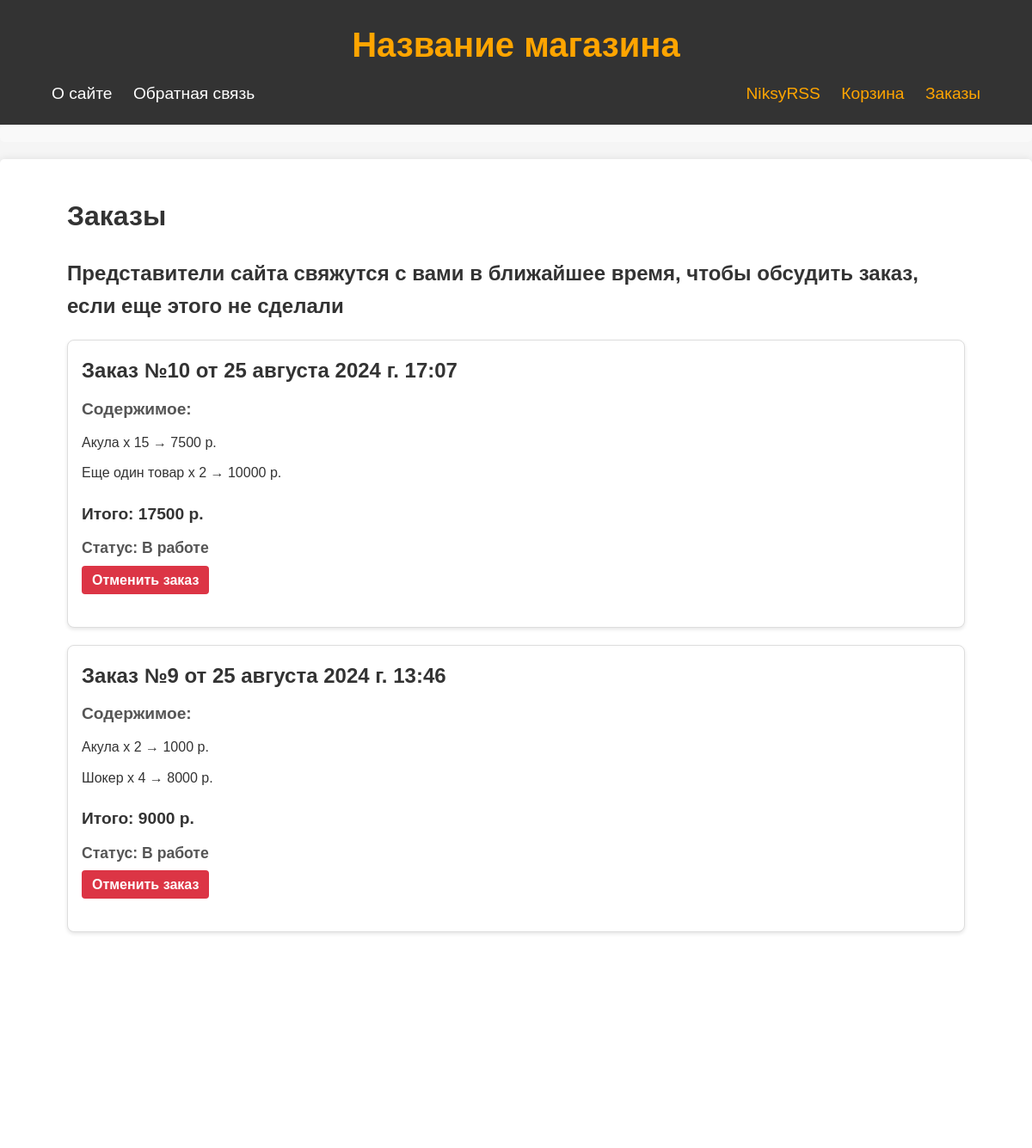
The page /orders/ (signed in, upper part) on the database as committed earlier.
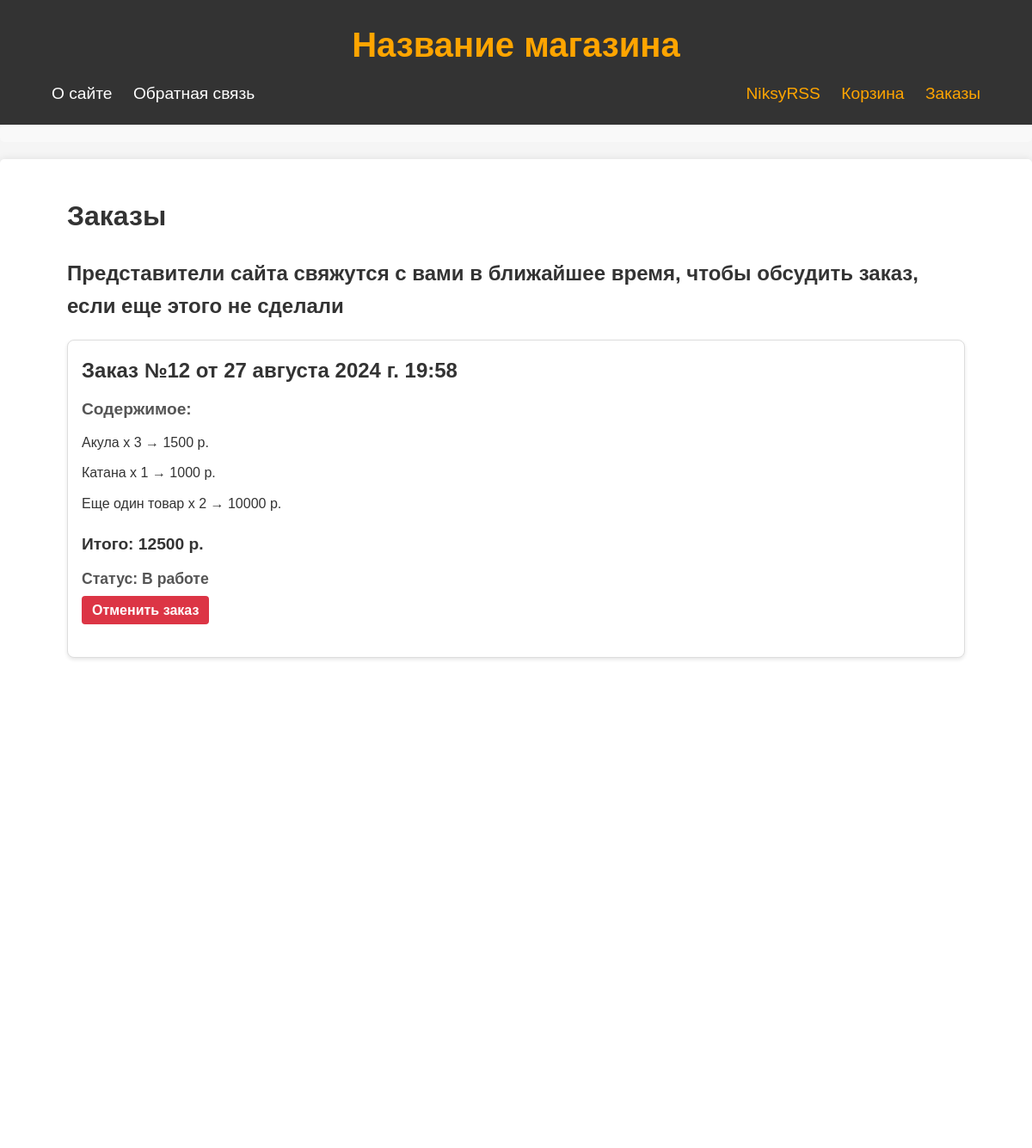
The same page on the database as committed later.
### justsite/models.py (models this page shows, shortened)
class Order(models.Model):
    class Status(models.IntegerChoices):
        ONTHEJOB = 0, 'В работе'
        READYTOGO = 1, 'Готов к выдаче'
        FINISHED = 2, 'Выдан'
    user = models.ForeignKey(get_user_model(), on_delete=models.CASCADE, related_name='user_orders',
                             verbose_name="Пользователь")
    item = models.ManyToManyField(Items, related_name='order_item')
    time_create = models.DateTimeField(auto_now_add=True, verbose_name="Время создания")
    status = models.IntegerField(choices=Status.choices, default=Status.ONTHEJOB, verbose_name="Статус")
    order_sum = models.IntegerField(blank=True, verbose_name="Сумма заказа", null=True)
    class Meta:
        ordering = ['-time_create']
        indexes = [
            models.Index(fields=['-time_create']),
        ]
        verbose_name = "Заказ"
        verbose_name_plural = 'Заказы'

class Items(models.Model):
    class Status(models.IntegerChoices):
        DRAFT = 0, 'Черновик'
        PUBLISHED = 1, 'На витрине'
    name = models.CharField(max_length=255, verbose_name="Название товара")
    slug = models.SlugField(max_length=255, db_index=True, unique=True, verbose_name="Слаг", validators=[
        MinLengthValidator(5, message="Минимум 5 символов"),
        MaxLengthValidator(100, message="Максимум 100 символов"),
    ])
    photo = models.ImageField(upload_to="photos/%Y/%m/%d/", default=None, blank=True, null=True, verbose_name="Фото")
    description = models.TextField(blank=True, verbose_name="Описание")
    time_create = models.DateTimeField(auto_now_add=True, verbose_name="Время создания")
    is_published = models.BooleanField(choices=tuple(map(lambda x: (bool(x[0]), x[1]), Status.choices)),
                                       default=Status.DRAFT, verbose_name="Статус")
    cat = models.ForeignKey('Category', on_delete=models.SET_NULL, related_name='items', verbose_name="Категория", null=True)
    tags = models.ManyToManyField('TagItem', blank=True, related_name='tags', verbose_name="Теги")
    price = models.IntegerField(blank=True, verbose_name="Цена", null=True)
    rate = models.FloatField(blank=True, verbose_name="Рейтинг", null=True)
    objects = models.Manager()
    published = PublishedModel()
    class Meta:
        ordering = ['name']
        indexes = [
            models.Index(fields=['name']),
        ]
        verbose_name = "Товары магазина"
        verbose_name_plural = 'Товары магазина'

### justsite/views.py (the view, shortened to what this page needs)
# urls.py: path('orders/', views.Orders.as_view(), name="orders"),
class Orders(LoginRequiredMixin, DataMixin, ListView):
    template_name = 'justsite/orders.html'
    context_object_name = 'orders'
    title_page = "Заказы"
    def get_queryset(self):
        self.orders = self.request.user.user_orders.all()
        self.orders_items = {}
        for order in self.orders:
            res = OrderItem.objects.filter(order=order).annotate(total=F('item__price')*F('count')).values('item__name', 'count', 'total')
            self.orders_items[order] = list(res)
        return self.orders
    def get_context_data(self, *, object_list=None, **kwargs):
        context = super().get_context_data(**kwargs)
        return self.get_mixin_context(context, orders_items=self.orders_items)

### justsite/context_processors.py (called while the page is built)
def get_site_context(request):
    return {'mainmenu': menu, 'index_ignore_list': ['about', 'contact']}

### justsite/templatetags/pstags.py (called while the page is built)
@register.filter
def get_item(dictionary, key):
    return dictionary.get(key)

### justsite/utils.py (called while the page is built)
    def get_mixin_context(self, context, **kwargs):
        context.update(kwargs)
        return context

### justsite/templates/justsite/orders.html (shortened to what this page needs)
{% extends 'base.html' %}
{% load pstags %}
{% block content %}
<h1>{{ title }}</h1>
<h2>Представители сайта свяжутся с вами в ближайшее время, чтобы обсудить заказ, если еще этого не сделали</h2>
{% for order in orders %}
<div class="orders-page-order">
    <h2 class="orders-page-order-title">Заказ №{{order.id}} от {{order.time_create}}</h2>
    <h4 class="orders-page-order-subtitle">Содержимое:</h4>
    {% for item in orders_items|get_item:order %}
    <div class="orders-page-item">
        <p class="orders-page-item-details">{{ item.item__name }} x {{item.count}} → {{item.total}} р.</p>
    </div>
    {% endfor %}
    <h3 class="orders-page-order-summary">Итого: {{order.order_sum}} р.</h3>
    <h3 class="orders-page-order-status">Статус: {{order.get_status_display}}</h3>
    <div class="orders-page-order-actions">
        <a class="orders-page-link cancel-order" href="{% url 'delete_order' order.id %}">Отменить заказ</a>
    </div>
    <br>
</div>
{% endfor %}
{% endblock %}

### templates/base.html (shortened to what this page needs)
{% load static %}
{% load pstags %}
<html lang="ru">
<head>
    <link rel="stylesheet" href="{% static 'justsite/css/styles.css' %}">
</head>
<body>
    <header class="site-header">
        <div class="container">
            <h1 class="site-title"><a href="{% url 'home' %}">Название магазина</a></h1>
            <nav class="main-nav">
                <div class="menu-left">
                    {% block mainmenu %}
                        {% for m in mainmenu %}
                            <a href="{% url m.url_name %}">{{ m.title }}</a>
                        {% endfor %}
                    {% endblock %}
                </div>
                <div class="user-nav">
                    {% if user.is_authenticated %}
                        <a href="{% url 'users:profile' %}">{{ user.username }}</a>
                        <a href="{% url 'cart' %}">Корзина</a>
                        <a href="{% url 'orders' %}">Заказы</a>
                    {% else %}
                        <a href="{% url 'users:login' %}">Войти</a>
                        <a href="{% url 'users:register' %}">Регистрация</a>
                        <a href="{% url 'cart' %}">Корзина</a>
                        <a href="{% url 'orders' %}">Заказы</a>
                    {% endif %}
                </div>
            </nav>
        </div>
    </header>
    <div class="breadcrumbs">
    </div>
    <main class="content">
        <div class="container">
            {% block content %}
            {% endblock %}
        </div>
    </main>
</body>
</html>

Rows that differ between the two databases and show on the page:
removed Order: id "10", time_create "25 августа 2024 г. 17:07", order_sum "17500", status "В работе", Items (item__name "Акула", count "15", total "7500"), Items (item__name "Еще один товар", count "2", total "10000")
removed Order: id "9", time_create "25 августа 2024 г. 13:46", order_sum "9000", status "В работе", Items (item__name "Акула", count "2", total "1000")
no longer on this page (row unchanged): Items: item__name "Шокер", count "4", total "8000", shown under "9"
added Order: id "12", time_create "27 августа 2024 г. 19:58", order_sum "12500", status "В работе", Items (item__name "Акула", count "3", total "1500"), Items (item__name "Еще один товар", count "2", total "10000")
now on this page (row edited): Items: item__name "Катана", count "1", total "1000", shown under "12"
